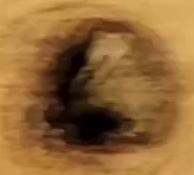
#> input picture Dataset/105.jpg, 194 x 175 px; its folder holds 4 pictures in this run
$ python textura.py   (older library calls are emulated)
#> lines starting #> are read from the running program, lines starting #| are printed output that depends on the picture; long printed decimals are rounded
import numpy
import math
import numpy as np
from skimage import util, exposure, data
from skimage.feature import greycomatrix, greycoprops
from skimage import io, color, img_as_ubyte
from PIL import Image
import matplotlib
matplotlib.use('TkAgg')
import matplotlib.pyplot as plt
import cv2
import pywt
import os

#Definir funciones de lectura de imágenes para mayor comodidad
def img_read(filename, mode = 'color'):
#> called with filename = 'Dataset/105.jpg', mode = 'gray'
    if(mode == 'color'):
        return cv2.cvtColor(cv2.imread(filename),cv2.COLOR_BGR2RGB)
    elif(mode=='grayscale' or mode=='greyscale' or mode == 'gray' or mode == 'grey'):
        return cv2.imread(filename, cv2.IMREAD_GRAYSCALE)
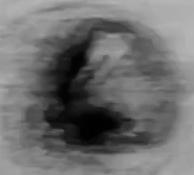
#> returned value: shape (175, 194); min 0, max 184, mean 110
    else:
        return None

def show_image(img):
    #img = cv2.imread(path)
    cv2.imshow('image', img)
    cv2.waitKey()
    cv2.destroyAllWindows()

class features:
	def __init__(self,img1):
		self.contrast = []
		self.dissimilarity = []
		self.homogeneity = []
		self.energy = []
		self.correlation = []
		self.ASM = []
		#img = cv2.cvtColor(img1, cv2.COLOR_RGB2GRAY)
		#img = img_as_ubyte(cv2.cvtColor(img,cv2.COLOR_BGR2GRAY))
		glcm = greycomatrix(img1, [1], [np.pi/4, 0.75 * np.pi, 1.25*np.pi, 1.75*np.pi], 256, normed=True, symmetric=True)
		self.contrast.append(numpy.mean(greycoprops(glcm, 'contrast')[0]))
		self.dissimilarity.append(numpy.mean(greycoprops(glcm, 'dissimilarity')))
		self.homogeneity.append(numpy.mean(greycoprops(glcm, 'homogeneity')))
		self.energy.append(numpy.mean(greycoprops(glcm, 'energy')))
		self.correlation.append(numpy.mean(greycoprops(glcm, 'correlation')))
		self.ASM.append(numpy.mean(greycoprops(glcm, 'ASM')))

path = "Dataset/"

img_list = os.listdir(path)

Contraste = []
Disimilitud = []
Homogeneidad = []
Energia = []
Correlacion = []
ASM = []

for images in img_list:

	img = img_as_ubyte(img_read(path + images, 'gray'))
	img_features = features(img)
	img_features = features(img)
	Contraste = np.append(Contraste, img_features.contrast)
#> Contraste = [28.45]
	Disimilitud = np.append(Disimilitud, img_features.dissimilarity)
#> Disimilitud = [3.64]
	Homogeneidad = np.append(Homogeneidad, img_features.homogeneity)
#> Homogeneidad = [0.297]
	Energia = np.append(Energia, img_features.energy)
#> Energia = [0.026]
	Correlacion = np.append(Correlacion, img_features.correlation)
#> Correlacion = [0.994]
	ASM = np.append(ASM, img_features.ASM)
#> ASM = [0.000679]
#> pass 2 of the loop `for images in img_list:`:
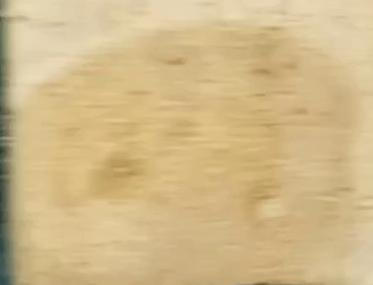
#> input picture Dataset/109.jpg, 373 x 285 px
#> in img_read (call 2), `return cv2.imread(filename, cv2.IMREAD_GRAYSCALE)`:
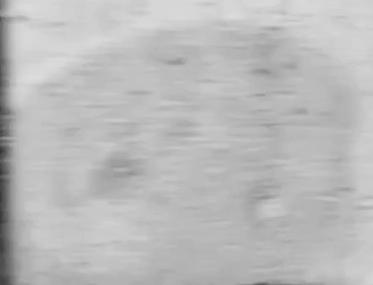
#> returned value: shape (285, 373); min 51, max 222, mean 187
#> Contraste = [28.45, 7.32]
#> Disimilitud = [3.64, 1.71]
#> Homogeneidad = [0.297, 0.491]
#> Energia = [0.026, 0.0661]
#> Correlacion = [0.994, 0.988]
#> ASM = [0.000679, 0.00437]
#> pass 3 of the loop `for images in img_list:`:
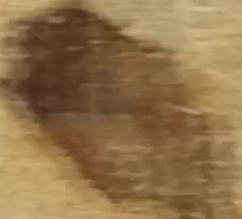
#> input picture Dataset/11.jpg, 242 x 219 px
#> in img_read (call 3), `return cv2.imread(filename, cv2.IMREAD_GRAYSCALE)`:
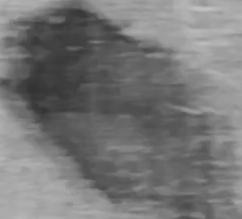
#> returned value: shape (219, 242); min 51, max 196, mean 119
#> Contraste = [28.45, 7.32, 18.06]
#> Disimilitud = [3.64, 1.71, 2.96]
#> Homogeneidad = [0.297, 0.491, 0.328]
#> Energia = [0.026, 0.0661, 0.0296]
#> Correlacion = [0.994, 0.988, 0.992]
#> ASM = [0.000679, 0.00437, 0.000873]
#> the loop made 4 passes; the first 3 are shown

count, bins = np.histogram(Contraste, bins = 5)
#> count = [1, 0, 1, 0, 2]; bins = [7.32, 12.42, 17.51, 22.61, 27.7, 32.8]
print(count)
#| [1 0 1 0 2]
print(bins)
#| [ 7.325 12.420 17.515 22.609 27.704 32.799]


"""plt.figure(1)
plt.hist(Contraste, bins = 5)
plt.title('Contraste')
plt.show()

plt.figure(2)
plt.hist(Disimilitud, bins = 5)
plt.title('Disimilitud')
plt.show()

plt.figure(3)
plt.hist(Homogeneidad, bins = 5)
plt.title('Homogeneidad')
plt.show()

plt.figure(4)
plt.hist(Energia, bins = 5)
plt.title('Energia')
plt.show()

plt.figure(5)
plt.hist(Correlacion, bins = 5)
plt.title('Correlacion')
plt.show()

plt.figure(6)
plt.hist(ASM, bins = 5)
plt.title('ASM')
plt.show()"""
